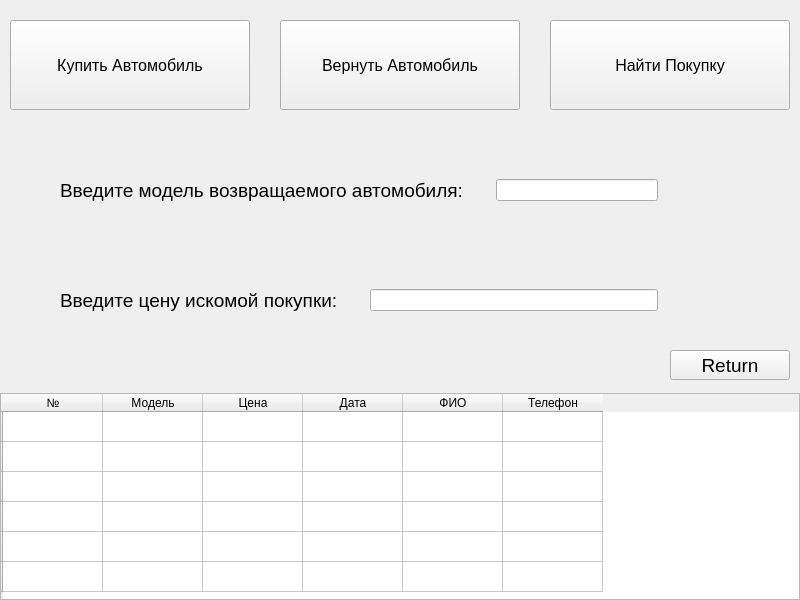
<?xml version="1.0" encoding="UTF-8"?>
<ui version="4.0">
 <class>Shop</class>
 <widget class="QWidget" name="Shop">
  <property name="geometry">
   <rect>
    <x>0</x>
    <y>0</y>
    <width>800</width>
    <height>600</height>
   </rect>
  </property>
  <property name="windowTitle">
   <string>Form</string>
  </property>
  <widget class="QPushButton" name="Delete">
   <property name="geometry">
    <rect>
     <x>280</x>
     <y>20</y>
     <width>240</width>
     <height>90</height>
    </rect>
   </property>
   <property name="font">
    <font>
     <pointsize>12</pointsize>
    </font>
   </property>
   <property name="text">
    <string>Вернуть Автомобиль</string>
   </property>
  </widget>
  <widget class="QPushButton" name="Return">
   <property name="geometry">
    <rect>
     <x>670</x>
     <y>350</y>
     <width>120</width>
     <height>30</height>
    </rect>
   </property>
   <property name="font">
    <font>
     <pointsize>14</pointsize>
    </font>
   </property>
   <property name="text">
    <string>Return</string>
   </property>
  </widget>
  <widget class="QTableWidget" name="tableWidget">
   <property name="geometry">
    <rect>
     <x>0</x>
     <y>393</y>
     <width>800</width>
     <height>207</height>
    </rect>
   </property>
   <row>
    <property name="text">
     <string/>
    </property>
   </row>
   <row>
    <property name="text">
     <string/>
    </property>
   </row>
   <row>
    <property name="text">
     <string/>
    </property>
   </row>
   <row>
    <property name="text">
     <string/>
    </property>
   </row>
   <row>
    <property name="text">
     <string/>
    </property>
   </row>
   <row>
    <property name="text">
     <string/>
    </property>
   </row>
   <column>
    <property name="text">
     <string>№</string>
    </property>
   </column>
   <column>
    <property name="text">
     <string>Модель</string>
    </property>
   </column>
   <column>
    <property name="text">
     <string>Цена</string>
    </property>
   </column>
   <column>
    <property name="text">
     <string>Дата</string>
    </property>
   </column>
   <column>
    <property name="text">
     <string>ФИО</string>
    </property>
   </column>
   <column>
    <property name="text">
     <string>Телефон</string>
    </property>
   </column>
  </widget>
  <widget class="QPushButton" name="Search">
   <property name="geometry">
    <rect>
     <x>550</x>
     <y>20</y>
     <width>240</width>
     <height>90</height>
    </rect>
   </property>
   <property name="font">
    <font>
     <pointsize>12</pointsize>
    </font>
   </property>
   <property name="text">
    <string>Найти Покупку</string>
   </property>
  </widget>
  <widget class="QWidget" name="layoutWidget">
   <property name="geometry">
    <rect>
     <x>60</x>
     <y>260</y>
     <width>598</width>
     <height>81</height>
    </rect>
   </property>
   <layout class="QHBoxLayout" name="horizontalLayout_4">
    <item>
     <widget class="QLabel" name="label_4">
      <property name="font">
       <font>
        <pointsize>14</pointsize>
       </font>
      </property>
      <property name="text">
       <string>Введите цену искомой покупки:     </string>
      </property>
     </widget>
    </item>
    <item>
     <widget class="QLineEdit" name="CostInput"/>
    </item>
   </layout>
  </widget>
  <widget class="QPushButton" name="Add">
   <property name="geometry">
    <rect>
     <x>10</x>
     <y>20</y>
     <width>240</width>
     <height>90</height>
    </rect>
   </property>
   <property name="font">
    <font>
     <pointsize>12</pointsize>
    </font>
   </property>
   <property name="text">
    <string>Купить Автомобиль</string>
   </property>
  </widget>
  <widget class="QWidget" name="layoutWidget_2">
   <property name="geometry">
    <rect>
     <x>60</x>
     <y>150</y>
     <width>598</width>
     <height>81</height>
    </rect>
   </property>
   <layout class="QHBoxLayout" name="horizontalLayout_3">
    <item>
     <widget class="QLabel" name="label_3">
      <property name="font">
       <font>
        <pointsize>14</pointsize>
       </font>
      </property>
      <property name="text">
       <string>Введите модель возвращаемого автомобиля:     </string>
      </property>
     </widget>
    </item>
    <item>
     <widget class="QLineEdit" name="NumberInput"/>
    </item>
   </layout>
  </widget>
 </widget>
 <resources/>
 <connections/>
</ui>
